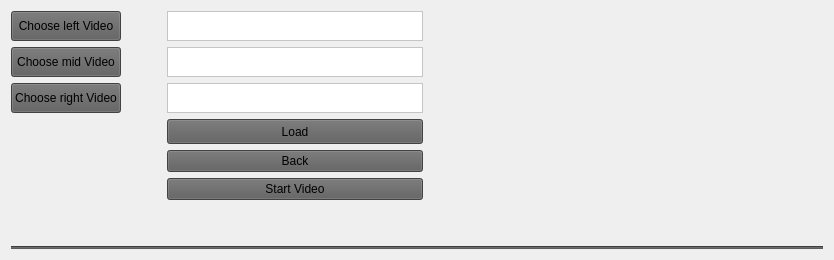
             <widget class="QWidget" name="stichvideoParents2" native="true">
              <layout class="QVBoxLayout" name="verticalLayout_5">
               <item>
                <layout class="QGridLayout" name="gridLayout_14">
                 <item row="6" column="2">
                  <widget class="QPushButton" name="backBtn">
                   <property name="styleSheet">
                    <string notr="true">background-color: #5D5D5D</string>
                   </property>
                   <property name="text">
                    <string>Back</string>
                   </property>
                  </widget>
                 </item>
                 <item row="4" column="0">
                  <widget class="QPushButton" name="rightBtn">
                   <property name="maximumSize">
                    <size>
                     <width>16777215</width>
                     <height>30</height>
                    </size>
                   </property>
                   <property name="styleSheet">
                    <string notr="true">background-color: #5D5D5D</string>
                   </property>
                   <property name="text">
                    <string>Choose right Video</string>
                   </property>
                  </widget>
                 </item>
                 <item row="3" column="0">
                  <widget class="QPushButton" name="midBtn">
                   <property name="sizePolicy">
                    <sizepolicy hsizetype="Minimum" vsizetype="Fixed">
                     <horstretch>0</horstretch>
                     <verstretch>0</verstretch>
                    </sizepolicy>
                   </property>
                   <property name="maximumSize">
                    <size>
                     <width>16777215</width>
                     <height>30</height>
                    </size>
                   </property>
                   <property name="styleSheet">
                    <string notr="true">background-color: #5D5D5D</string>
                   </property>
                   <property name="text">
                    <string>Choose mid Video</string>
                   </property>
                  </widget>
                 </item>
                 <item row="3" column="2">
                  <widget class="QTextEdit" name="midEdit">
                   <property name="enabled">
                    <bool>false</bool>
                   </property>
                   <property name="sizePolicy">
                    <sizepolicy hsizetype="Preferred" vsizetype="Fixed">
                     <horstretch>30</horstretch>
                     <verstretch>0</verstretch>
                    </sizepolicy>
                   </property>
                   <property name="maximumSize">
                    <size>
                     <width>16777215</width>
                     <height>30</height>
                    </size>
                   </property>
                   <property name="styleSheet">
                    <string notr="true">background-color:white; color: black</string>
                   </property>
                  </widget>
                 </item>
                 <item row="3" column="4">
                  <spacer name="horizontalSpacer_3">
                   <property name="orientation">
                    <enum>Qt::Horizontal</enum>
                   </property>
                   <property name="sizeType">
                    <enum>QSizePolicy::Expanding</enum>
                   </property>
                   <property name="sizeHint" stdset="0">
                    <size>
                     <width>400</width>
                     <height>20</height>
                    </size>
                   </property>
                  </spacer>
                 </item>
                 <item row="7" column="2">
                  <widget class="QPushButton" name="startBtn">
                   <property name="styleSheet">
                    <string notr="true">background-color: #5D5D5D</string>
                   </property>
                   <property name="text">
                    <string>Start Video</string>
                   </property>
                  </widget>
                 </item>
                 <item row="4" column="2">
                  <widget class="QTextEdit" name="rightEdit">
                   <property name="enabled">
                    <bool>false</bool>
                   </property>
                   <property name="sizePolicy">
                    <sizepolicy hsizetype="Minimum" vsizetype="Fixed">
                     <horstretch>0</horstretch>
                     <verstretch>0</verstretch>
                    </sizepolicy>
                   </property>
                   <property name="maximumSize">
                    <size>
                     <width>16777215</width>
                     <height>30</height>
                    </size>
                   </property>
                   <property name="styleSheet">
                    <string notr="true">background-color:white; color: black</string>
                   </property>
                  </widget>
                 </item>
                 <item row="5" column="2">
                  <widget class="QPushButton" name="loadBtn">
                   <property name="sizePolicy">
                    <sizepolicy hsizetype="Minimum" vsizetype="Fixed">
                     <horstretch>0</horstretch>
                     <verstretch>0</verstretch>
                    </sizepolicy>
                   </property>
                   <property name="minimumSize">
                    <size>
                     <width>0</width>
                     <height>25</height>
                    </size>
                   </property>
                   <property name="maximumSize">
                    <size>
                     <width>16777215</width>
                     <height>100</height>
                    </size>
                   </property>
                   <property name="styleSheet">
                    <string notr="true">background-color: #5D5D5D</string>
                   </property>
                   <property name="text">
                    <string>Load</string>
                   </property>
                  </widget>
                 </item>
                 <item row="1" column="0">
                  <widget class="QPushButton" name="leftBtn">
                   <property name="sizePolicy">
                    <sizepolicy hsizetype="Minimum" vsizetype="Fixed">
                     <horstretch>0</horstretch>
                     <verstretch>0</verstretch>
                    </sizepolicy>
                   </property>
                   <property name="minimumSize">
                    <size>
                     <width>0</width>
                     <height>0</height>
                    </size>
                   </property>
                   <property name="maximumSize">
                    <size>
                     <width>16777215</width>
                     <height>30</height>
                    </size>
                   </property>
                   <property name="styleSheet">
                    <string notr="true">background-color: #5D5D5D</string>
                   </property>
                   <property name="text">
                    <string>Choose left Video</string>
                   </property>
                  </widget>
                 </item>
                 <item row="1" column="2">
                  <widget class="QTextEdit" name="leftEdit">
                   <property name="enabled">
                    <bool>false</bool>
                   </property>
                   <property name="sizePolicy">
                    <sizepolicy hsizetype="Minimum" vsizetype="Fixed">
                     <horstretch>0</horstretch>
                     <verstretch>0</verstretch>
                    </sizepolicy>
                   </property>
                   <property name="maximumSize">
                    <size>
                     <width>16777215</width>
                     <height>30</height>
                    </size>
                   </property>
                   <property name="styleSheet">
                    <string notr="true">background-color:white; color: black</string>
                   </property>
                  </widget>
                 </item>
                 <item row="3" column="1">
                  <spacer name="horizontalSpacer_5">
                   <property name="orientation">
                    <enum>Qt::Horizontal</enum>
                   </property>
                   <property name="sizeHint" stdset="0">
                    <size>
                     <width>40</width>
                     <height>20</height>
                    </size>
                   </property>
                  </spacer>
                 </item>
                </layout>
               </item>
               <item>
                <spacer name="verticalSpacer_11">
                 <property name="orientation">
                  <enum>Qt::Vertical</enum>
                 </property>
                 <property name="sizeType">
                  <enum>QSizePolicy::Fixed</enum>
                 </property>
                 <property name="sizeHint" stdset="0">
                  <size>
                   <width>20</width>
                   <height>40</height>
                  </size>
                 </property>
                </spacer>
               </item>
               <item>
                <widget class="Line" name="line_6">
                 <property name="styleSheet">
                  <string notr="true">background-color: #5D5D5D</string>
                 </property>
                 <property name="orientation">
                  <enum>Qt::Horizontal</enum>
                 </property>
                </widget>
               </item>
              </layout>
             </widget>
